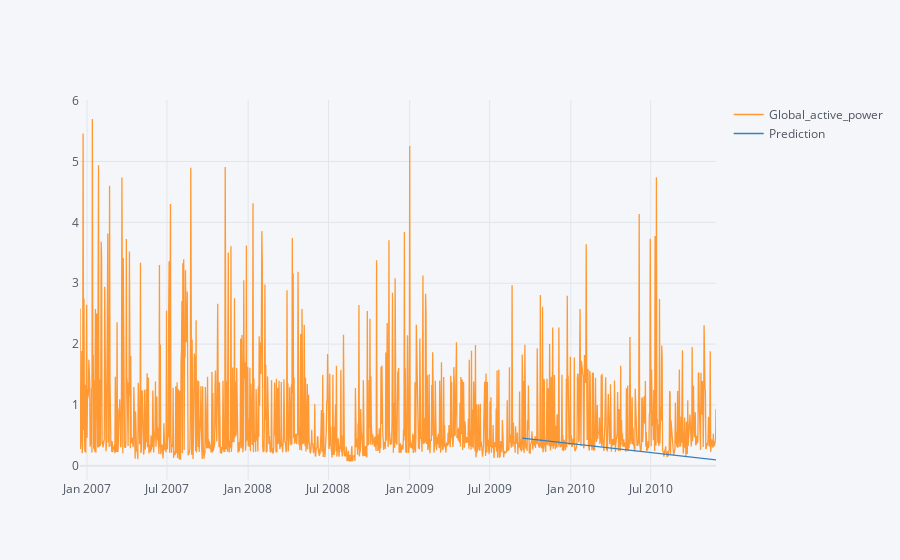

Write notebook code for a chart like this one.
### Code cell
pd.concat([data,future_forecast],axis=1).iplot()

### Figure 1 — Plotly figure (JSON) as saved in the notebook; plotly's stock layout.template omitted (floating-point values rounded to 4 significant figures; data arrays with more than 128 entries replaced by an {"elided": "..."} marker saying what was removed)
{"data": [{"line": {"color": "rgba(255, 153, 51, 1.0)", "dash": "solid", "shape": "linear", "width": 1.3}, "mode": "lines", "name": "Global_active_power", "text": "", "type": "scatter", "x": {"elided": "1427 str values"}, "y": {"elided": "1427 float values"}}, {"line": {"color": "rgba(55, 128, 191, 1.0)", "dash": "solid", "shape": "linear", "width": 1.3}, "mode": "lines", "name": "Prediction", "text": "", "type": "scatter", "x": {"elided": "1427 str values"}, "y": {"elided": "1427 mixed values"}}], "layout": {"legend": {"bgcolor": "#F5F6F9", "font": {"color": "#4D5663"}}, "paper_bgcolor": "#F5F6F9", "plot_bgcolor": "#F5F6F9", "title": {"font": {"color": "#4D5663"}}, "xaxis": {"gridcolor": "#E1E5ED", "showgrid": true, "tickfont": {"color": "#4D5663"}, "title": {"font": {"color": "#4D5663"}, "text": ""}, "zerolinecolor": "#E1E5ED"}, "yaxis": {"gridcolor": "#E1E5ED", "showgrid": true, "tickfont": {"color": "#4D5663"}, "title": {"font": {"color": "#4D5663"}, "text": ""}, "zerolinecolor": "#E1E5ED"}}}
